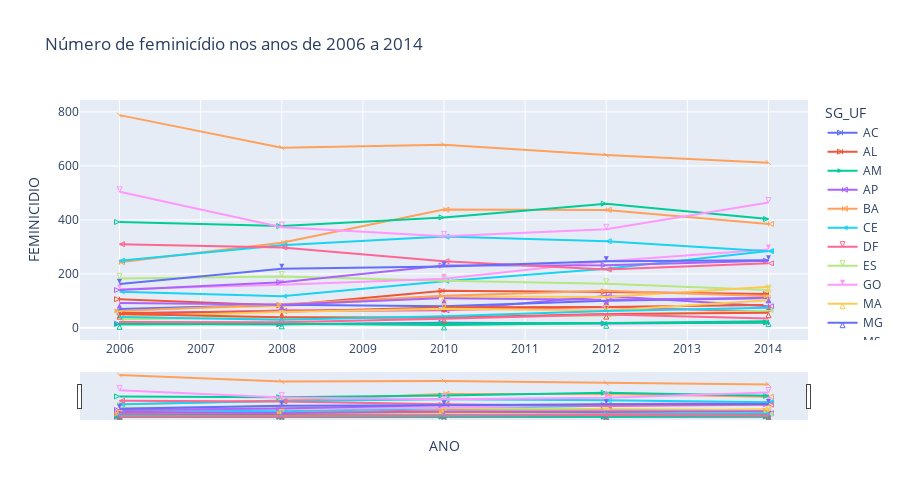

Notebook code cell kept with this figure:
### Code cell
# Cria um filtro com todos os Estados
fem_estados = pd.DataFrame(feminicidio.query('SG_UF != "BR"'))

# Cria um gráfico de linha para verificar como o número de feminicídios por Estados nos 
# anos de 2006 a 2014 
import plotly.express as px
fig = px.line(fem_estados, 
              x="ANO", 
              y="FEMINICIDIO", 
              color='SG_UF', 
              height=500,
              title='Número de feminicídio nos anos de 2006 a 2014')

raw_symbols = SymbolValidator().values
# Take only the string values which are in this order.
symbols_names = raw_symbols[::-2]
markers = cycle(symbols_names)

fig.update_traces(mode='lines+markers')
for d in fig.data:
    d.marker.symbol = next(markers)
    d.marker.size = 5


fig.update_layout(xaxis_rangeslider_visible=True)
fig.show()

### Figure 1 — Plotly figure (JSON) as saved in the notebook; plotly's stock layout.template omitted (floating-point values rounded to 4 significant figures)
{"data": [{"hovertemplate": "SG_UF=AC<br>ANO=%{x}<br>FEMINICIDIO=%{y}<extra></extra>", "legendgroup": "AC", "line": {"color": "#636efa", "dash": "solid"}, "marker": {"size": 5, "symbol": "arrow-bar-right-open"}, "mode": "lines+markers", "name": "AC", "orientation": "v", "showlegend": true, "type": "scatter", "x": [2006, 2008, 2010, 2012, 2014], "xaxis": "x", "y": [15, 13, 19, 16, 20], "yaxis": "y"}, {"hovertemplate": "SG_UF=AL<br>ANO=%{x}<br>FEMINICIDIO=%{y}<extra></extra>", "legendgroup": "AL", "line": {"color": "#EF553B", "dash": "solid"}, "marker": {"size": 5, "symbol": 152}, "mode": "lines+markers", "name": "AL", "orientation": "v", "showlegend": true, "type": "scatter", "x": [2006, 2008, 2010, 2012, 2014], "xaxis": "x", "y": [106, 83, 137, 133, 125], "yaxis": "y"}, {"hovertemplate": "SG_UF=AM<br>ANO=%{x}<br>FEMINICIDIO=%{y}<extra></extra>", "legendgroup": "AM", "line": {"color": "#00cc96", "dash": "solid"}, "marker": {"size": 5, "symbol": "52"}, "mode": "lines+markers", "name": "AM", "orientation": "v", "showlegend": true, "type": "scatter", "x": [2006, 2008, 2010, 2012, 2014], "xaxis": "x", "y": [13, 13, 16, 17, 20], "yaxis": "y"}, {"hovertemplate": "SG_UF=AP<br>ANO=%{x}<br>FEMINICIDIO=%{y}<extra></extra>", "legendgroup": "AP", "line": {"color": "#ab63fa", "dash": "solid"}, "marker": {"size": 5, "symbol": "arrow-bar-left-open"}, "mode": "lines+markers", "name": "AP", "orientation": "v", "showlegend": true, "type": "scatter", "x": [2006, 2008, 2010, 2012, 2014], "xaxis": "x", "y": [53, 63, 65, 118, 80], "yaxis": "y"}, {"hovertemplate": "SG_UF=BA<br>ANO=%{x}<br>FEMINICIDIO=%{y}<extra></extra>", "legendgroup": "BA", "line": {"color": "#FFA15A", "dash": "solid"}, "marker": {"size": 5, "symbol": 151}, "mode": "lines+markers", "name": "BA", "orientation": "v", "showlegend": true, "type": "scatter", "x": [2006, 2008, 2010, 2012, 2014], "xaxis": "x", "y": [243, 315, 438, 437, 385], "yaxis": "y"}, {"hovertemplate": "SG_UF=CE<br>ANO=%{x}<br>FEMINICIDIO=%{y}<extra></extra>", "legendgroup": "CE", "line": {"color": "#19d3f3", "dash": "solid"}, "marker": {"size": 5, "symbol": "51"}, "mode": "lines+markers", "name": "CE", "orientation": "v", "showlegend": true, "type": "scatter", "x": [2006, 2008, 2010, 2012, 2014], "xaxis": "x", "y": [134, 117, 173, 219, 285], "yaxis": "y"}, {"hovertemplate": "SG_UF=DF<br>ANO=%{x}<br>FEMINICIDIO=%{y}<extra></extra>", "legendgroup": "DF", "line": {"color": "#FF6692", "dash": "solid"}, "marker": {"size": 5, "symbol": "arrow-bar-down-open"}, "mode": "lines+markers", "name": "DF", "orientation": "v", "showlegend": true, "type": "scatter", "x": [2006, 2008, 2010, 2012, 2014], "xaxis": "x", "y": [49, 64, 66, 77, 60], "yaxis": "y"}, {"hovertemplate": "SG_UF=ES<br>ANO=%{x}<br>FEMINICIDIO=%{y}<extra></extra>", "legendgroup": "ES", "line": {"color": "#B6E880", "dash": "solid"}, "marker": {"size": 5, "symbol": 150}, "mode": "lines+markers", "name": "ES", "orientation": "v", "showlegend": true, "type": "scatter", "x": [2006, 2008, 2010, 2012, 2014], "xaxis": "x", "y": [183, 190, 174, 163, 140], "yaxis": "y"}, {"hovertemplate": "SG_UF=GO<br>ANO=%{x}<br>FEMINICIDIO=%{y}<extra></extra>", "legendgroup": "GO", "line": {"color": "#FF97FF", "dash": "solid"}, "marker": {"size": 5, "symbol": "50"}, "mode": "lines+markers", "name": "GO", "orientation": "v", "showlegend": true, "type": "scatter", "x": [2006, 2008, 2010, 2012, 2014], "xaxis": "x", "y": [143, 160, 182, 247, 290], "yaxis": "y"}, {"hovertemplate": "SG_UF=MA<br>ANO=%{x}<br>FEMINICIDIO=%{y}<extra></extra>", "legendgroup": "MA", "line": {"color": "#FECB52", "dash": "solid"}, "marker": {"size": 5, "symbol": "arrow-bar-up-open"}, "mode": "lines+markers", "name": "MA", "orientation": "v", "showlegend": true, "type": "scatter", "x": [2006, 2008, 2010, 2012, 2014], "xaxis": "x", "y": [67, 81, 117, 114, 152], "yaxis": "y"}, {"hovertemplate": "SG_UF=MG<br>ANO=%{x}<br>FEMINICIDIO=%{y}<extra></extra>", "legendgroup": "MG", "line": {"color": "#636efa", "dash": "solid"}, "marker": {"size": 5, "symbol": 149}, "mode": "lines+markers", "name": "MG", "orientation": "v", "showlegend": true, "type": "scatter", "x": [2006, 2008, 2010, 2012, 2014], "xaxis": "x", "y": [70, 86, 80, 100, 111], "yaxis": "y"}, {"hovertemplate": "SG_UF=MS<br>ANO=%{x}<br>FEMINICIDIO=%{y}<extra></extra>", "legendgroup": "MS", "line": {"color": "#EF553B", "dash": "solid"}, "marker": {"size": 5, "symbol": "49"}, "mode": "lines+markers", "name": "MS", "orientation": "v", "showlegend": true, "type": "scatter", "x": [2006, 2008, 2010, 2012, 2014], "xaxis": "x", "y": [55, 60, 76, 77, 85], "yaxis": "y"}, {"hovertemplate": "SG_UF=MT<br>ANO=%{x}<br>FEMINICIDIO=%{y}<extra></extra>", "legendgroup": "MT", "line": {"color": "#00cc96", "dash": "solid"}, "marker": {"size": 5, "symbol": "arrow-right-open"}, "mode": "lines+markers", "name": "MT", "orientation": "v", "showlegend": true, "type": "scatter", "x": [2006, 2008, 2010, 2012, 2014], "xaxis": "x", "y": [392, 377, 409, 460, 403], "yaxis": "y"}, {"hovertemplate": "SG_UF=PA<br>ANO=%{x}<br>FEMINICIDIO=%{y}<extra></extra>", "legendgroup": "PA", "line": {"color": "#ab63fa", "dash": "solid"}, "marker": {"size": 5, "symbol": 148}, "mode": "lines+markers", "name": "PA", "orientation": "v", "showlegend": true, "type": "scatter", "x": [2006, 2008, 2010, 2012, 2014], "xaxis": "x", "y": [140, 169, 231, 232, 249], "yaxis": "y"}, {"hovertemplate": "SG_UF=PB<br>ANO=%{x}<br>FEMINICIDIO=%{y}<extra></extra>", "legendgroup": "PB", "line": {"color": "#FFA15A", "dash": "solid"}, "marker": {"size": 5, "symbol": "48"}, "mode": "lines+markers", "name": "PB", "orientation": "v", "showlegend": true, "type": "scatter", "x": [2006, 2008, 2010, 2012, 2014], "xaxis": "x", "y": [62, 87, 119, 137, 117], "yaxis": "y"}, {"hovertemplate": "SG_UF=PE<br>ANO=%{x}<br>FEMINICIDIO=%{y}<extra></extra>", "legendgroup": "PE", "line": {"color": "#19d3f3", "dash": "solid"}, "marker": {"size": 5, "symbol": "arrow-left-open"}, "mode": "lines+markers", "name": "PE", "orientation": "v", "showlegend": true, "type": "scatter", "x": [2006, 2008, 2010, 2012, 2014], "xaxis": "x", "y": [249, 306, 338, 321, 284], "yaxis": "y"}, {"hovertemplate": "SG_UF=PI<br>ANO=%{x}<br>FEMINICIDIO=%{y}<extra></extra>", "legendgroup": "PI", "line": {"color": "#FF6692", "dash": "solid"}, "marker": {"size": 5, "symbol": 147}, "mode": "lines+markers", "name": "PI", "orientation": "v", "showlegend": true, "type": "scatter", "x": [2006, 2008, 2010, 2012, 2014], "xaxis": "x", "y": [310, 298, 247, 216, 239], "yaxis": "y"}, {"hovertemplate": "SG_UF=PR<br>ANO=%{x}<br>FEMINICIDIO=%{y}<extra></extra>", "legendgroup": "PR", "line": {"color": "#B6E880", "dash": "solid"}, "marker": {"size": 5, "symbol": "47"}, "mode": "lines+markers", "name": "PR", "orientation": "v", "showlegend": true, "type": "scatter", "x": [2006, 2008, 2010, 2012, 2014], "xaxis": "x", "y": [32, 38, 40, 46, 63], "yaxis": "y"}, {"hovertemplate": "SG_UF=RJ<br>ANO=%{x}<br>FEMINICIDIO=%{y}<extra></extra>", "legendgroup": "RJ", "line": {"color": "#FF97FF", "dash": "solid"}, "marker": {"size": 5, "symbol": "arrow-down-open"}, "mode": "lines+markers", "name": "RJ", "orientation": "v", "showlegend": true, "type": "scatter", "x": [2006, 2008, 2010, 2012, 2014], "xaxis": "x", "y": [504, 373, 339, 365, 464], "yaxis": "y"}, {"hovertemplate": "SG_UF=RN<br>ANO=%{x}<br>FEMINICIDIO=%{y}<extra></extra>", "legendgroup": "RN", "line": {"color": "#FECB52", "dash": "solid"}, "marker": {"size": 5, "symbol": 146}, "mode": "lines+markers", "name": "RN", "orientation": "v", "showlegend": true, "type": "scatter", "x": [2006, 2008, 2010, 2012, 2014], "xaxis": "x", "y": [42, 59, 71, 64, 102], "yaxis": "y"}, {"hovertemplate": "SG_UF=RS<br>ANO=%{x}<br>FEMINICIDIO=%{y}<extra></extra>", "legendgroup": "RS", "line": {"color": "#636efa", "dash": "solid"}, "marker": {"size": 5, "symbol": "46"}, "mode": "lines+markers", "name": "RS", "orientation": "v", "showlegend": true, "type": "scatter", "x": [2006, 2008, 2010, 2012, 2014], "xaxis": "x", "y": [162, 219, 227, 247, 250], "yaxis": "y"}, {"hovertemplate": "SG_UF=RO<br>ANO=%{x}<br>FEMINICIDIO=%{y}<extra></extra>", "legendgroup": "RO", "line": {"color": "#EF553B", "dash": "solid"}, "marker": {"size": 5, "symbol": "arrow-up-open"}, "mode": "lines+markers", "name": "RO", "orientation": "v", "showlegend": true, "type": "scatter", "x": [2006, 2008, 2010, 2012, 2014], "xaxis": "x", "y": [51, 39, 37, 51, 56], "yaxis": "y"}, {"hovertemplate": "SG_UF=RR<br>ANO=%{x}<br>FEMINICIDIO=%{y}<extra></extra>", "legendgroup": "RR", "line": {"color": "#00cc96", "dash": "solid"}, "marker": {"size": 5, "symbol": 145}, "mode": "lines+markers", "name": "RR", "orientation": "v", "showlegend": true, "type": "scatter", "x": [2006, 2008, 2010, 2012, 2014], "xaxis": "x", "y": [13, 15, 11, 17, 24], "yaxis": "y"}, {"hovertemplate": "SG_UF=SC<br>ANO=%{x}<br>FEMINICIDIO=%{y}<extra></extra>", "legendgroup": "SC", "line": {"color": "#ab63fa", "dash": "solid"}, "marker": {"size": 5, "symbol": "45"}, "mode": "lines+markers", "name": "SC", "orientation": "v", "showlegend": true, "type": "scatter", "x": [2006, 2008, 2010, 2012, 2014], "xaxis": "x", "y": [92, 86, 110, 104, 111], "yaxis": "y"}, {"hovertemplate": "SG_UF=SP<br>ANO=%{x}<br>FEMINICIDIO=%{y}<extra></extra>", "legendgroup": "SP", "line": {"color": "#FFA15A", "dash": "solid"}, "marker": {"size": 5, "symbol": "line-nw-open"}, "mode": "lines+markers", "name": "SP", "orientation": "v", "showlegend": true, "type": "scatter", "x": [2006, 2008, 2010, 2012, 2014], "xaxis": "x", "y": [788, 667, 678, 640, 612], "yaxis": "y"}, {"hovertemplate": "SG_UF=SE<br>ANO=%{x}<br>FEMINICIDIO=%{y}<extra></extra>", "legendgroup": "SE", "line": {"color": "#19d3f3", "dash": "solid"}, "marker": {"size": 5, "symbol": 144}, "mode": "lines+markers", "name": "SE", "orientation": "v", "showlegend": true, "type": "scatter", "x": [2006, 2008, 2010, 2012, 2014], "xaxis": "x", "y": [40, 30, 43, 62, 74], "yaxis": "y"}, {"hovertemplate": "SG_UF=TO<br>ANO=%{x}<br>FEMINICIDIO=%{y}<extra></extra>", "legendgroup": "TO", "line": {"color": "#FF6692", "dash": "solid"}, "marker": {"size": 5, "symbol": "44"}, "mode": "lines+markers", "name": "TO", "orientation": "v", "showlegend": true, "type": "scatter", "x": [2006, 2008, 2010, 2012, 2014], "xaxis": "x", "y": [22, 21, 34, 49, 35], "yaxis": "y"}], "layout": {"height": 500, "legend": {"title": {"text": "SG_UF"}, "tracegroupgap": 0}, "title": {"text": "Número de feminicídio nos anos de 2006 a 2014"}, "xaxis": {"anchor": "y", "domain": [0, 1], "rangeslider": {"visible": true}, "title": {"text": "ANO"}}, "yaxis": {"anchor": "x", "domain": [0, 1], "title": {"text": "FEMINICIDIO"}}}}
